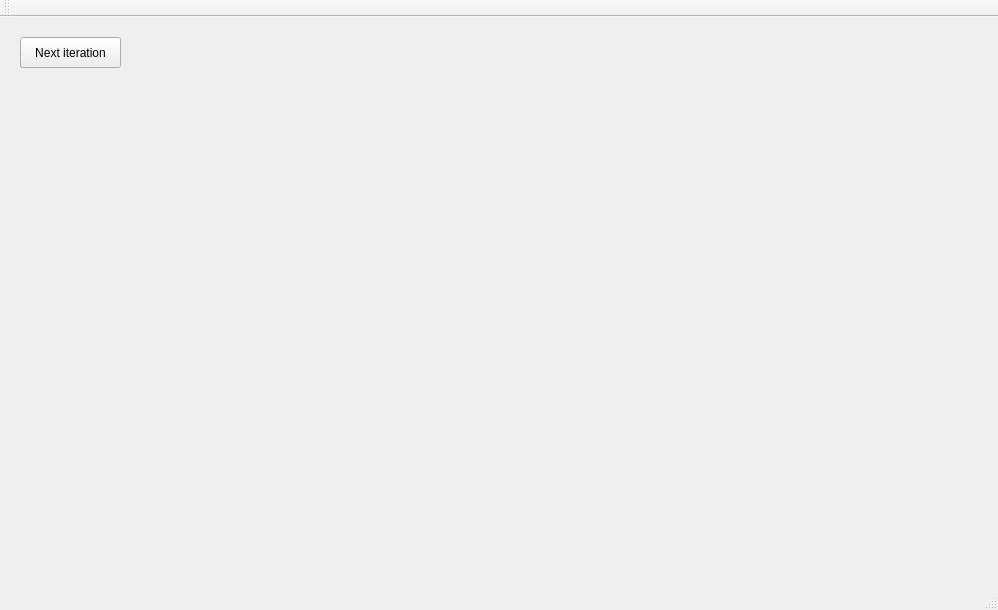
<?xml version="1.0" encoding="UTF-8"?>
<ui version="4.0">
 <class>MainWindow</class>
 <widget class="QMainWindow" name="MainWindow">
  <property name="geometry">
   <rect>
    <x>0</x>
    <y>0</y>
    <width>998</width>
    <height>610</height>
   </rect>
  </property>
  <property name="windowTitle">
   <string>MainWindow</string>
  </property>
  <widget class="QWidget" name="centralWidget">
   <widget class="QPushButton" name="draw_curve">
    <property name="geometry">
     <rect>
      <x>20</x>
      <y>20</y>
      <width>101</width>
      <height>31</height>
     </rect>
    </property>
    <property name="text">
     <string>Next iteration</string>
    </property>
   </widget>
  </widget>
  <widget class="QMenuBar" name="menuBar">
   <property name="geometry">
    <rect>
     <x>0</x>
     <y>0</y>
     <width>998</width>
     <height>22</height>
    </rect>
   </property>
  </widget>
  <widget class="QToolBar" name="mainToolBar">
   <attribute name="toolBarArea">
    <enum>TopToolBarArea</enum>
   </attribute>
   <attribute name="toolBarBreak">
    <bool>false</bool>
   </attribute>
  </widget>
  <widget class="QStatusBar" name="statusBar"/>
 </widget>
 <layoutdefault spacing="6" margin="11"/>
 <resources/>
 <connections/>
</ui>
